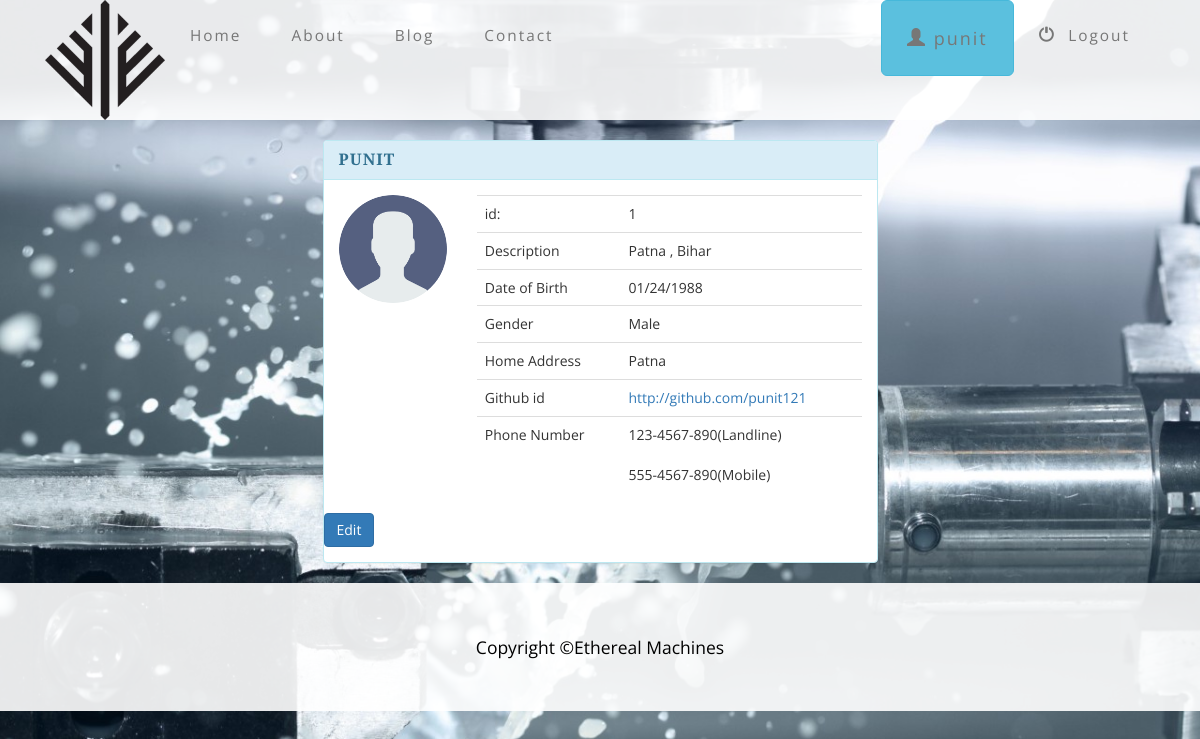
/profile/1/ (signed in), run on an earlier commit of the app's database.
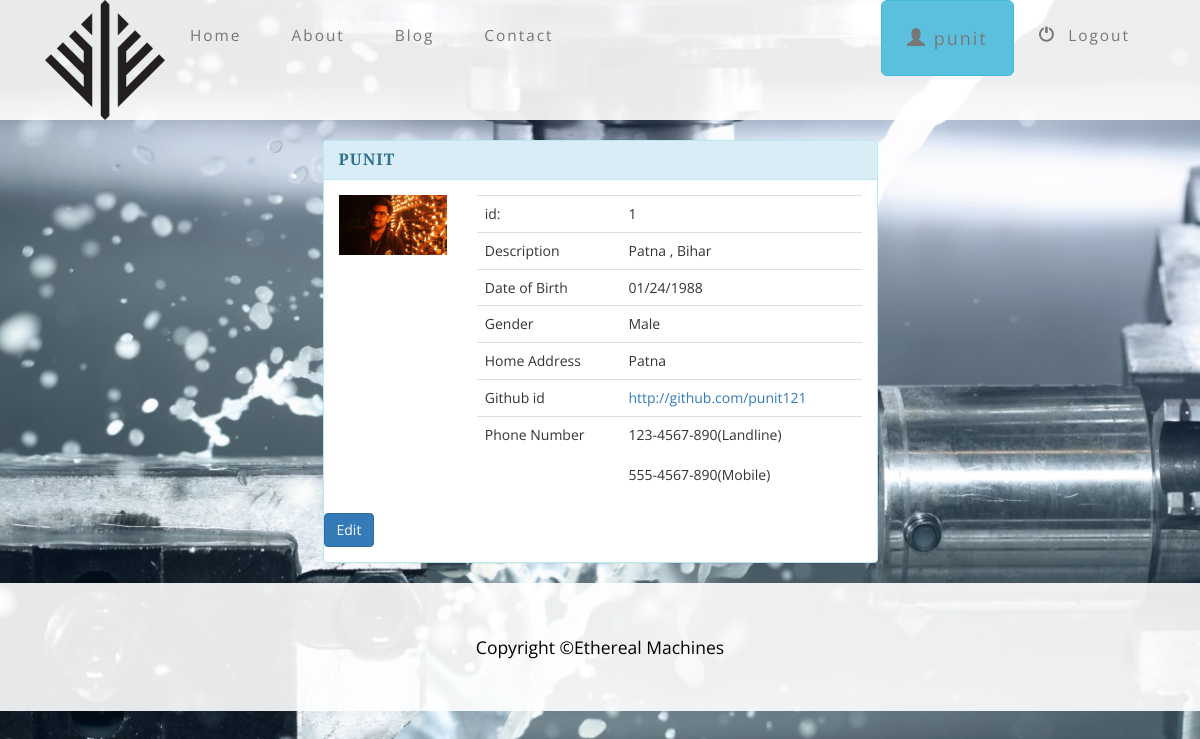
And on a later commit of the database.
### website/models.py (models this page shows, shortened)
class Profile(models.Model):
    user = models.OneToOneField(User, default=1,related_name='profile')
    description = models.CharField(max_length=100, default='')
    city = models.CharField(max_length=100, default='')
    website = models.URLField(default='')
    phone = models.IntegerField(default=0)
    image = models.ImageField()

### website/views.py (the view)
# urls.py: url(r'^profile/(?P<profile_id>[0-9]+)/$', views.view_profile, name='view_profile'),
def view_profile(request,profile_id):
    if not request.user.is_authenticated():
        return render(request, 'website/index.html')
    else:
        user = request.user
        profile = Profile.objects.filter(user=request.user)
        return render(request, 'website/profile.html', {'profile': profile} )

### website/templates/website/profile.html (shortened to what this page needs)
{% extends 'website/base.html' %}
{% load staticfiles %}
{% block body %}
<div class="container">
      <div class="row">
        <div class="col-xs-12 col-sm-12 col-md-6 col-lg-6 col-xs-offset-0 col-sm-offset-0 col-md-offset-3 col-lg-offset-3 toppad" >
          <div class="panel panel-info">
            <div class="panel-heading">
              <h3 class="panel-title">{{ user }}</h3>
            </div>
            <div class="panel-body">
              <div class="row">
            {% if profile %}
               {% for p in profile %}
               		{% if p.image %}
             			<div class="col-md-3 col-lg-3 " align="center"> <img alt="User Pic" src="{{p.image.url}}" class="img-responsive"> </div>
             		{% else %}
             			<div class="col-md-3 col-lg-3 " align="center"> <img alt="User Pic" src="{% static 'website/img/user.png' %}" class="img-circle img-responsive"> </div>
             		{% endif %}
                <div class=" col-md-9 col-lg-9 ">
                  <table class="table table-user-information">
                    <tbody>
                      <tr>
                        <td>id:</td>
                        <td>{{ p.id }}</td>
                      </tr>
                      <tr>
                        <td>Description</td>
                        <td> {{ p.description }} </td>
                      </tr>
                      <tr>
                        <td>Date of Birth</td>
                        <td>01/24/1988</td>
                      </tr>
                         <tr>
                             <tr>
                        <td>Gender</td>
                        <td>Male</td>
                      </tr>
                        <tr>
                        <td>Home Address</td>
                        <td>{{p.city}}</td>
                      </tr>
                      <tr>
                        <td>Github id</td>
                        <td><a href="mailto:info@support.com">{{p.website}}</a></td>
                      </tr>
                        <td>Phone Number</td>
                        <td>123-4567-890(Landline)<br><br>555-4567-890(Mobile)
                        </td>
                      </tr>
                    </tbody>
                  </table>
                </div>
                {% endfor %}
            {% endif %}
                <a href="{% url 'website:edit_profile' user.id %}" class="btn btn-primary"> Edit </a>
              </div>
            </div>
          </div>
        </div>
      </div>
    </div>
    {% include 'website/footer.html' %}
{% endblock %}

### website/templates/website/base.html (shortened to what this page needs)
<!DOCTYPE html>
<html lang="en">
<head>
    {% load staticfiles %}
    <link href="{% static 'website/css/bootstrap.min.css' %}" rel="stylesheet">
    <link href="{% static 'website/css/business-casual.css' %}" rel="stylesheet">
    </head>
    {% block content %}
    <body>
        <nav class="navbar navbar-default" role="navigation">
            <div class="container">
                <div class="collapse navbar-collapse" id="bs-example-navbar-collapse-1">
                    <ul class="nav navbar-nav navbar-left">
                        <li>
                            <img src="{% static 'website/img/ethereal-logo.png' %}" alt="" height="120" >
                        </li>
                    </ul>
                    <ul class="nav navbar-nav">
                        <li>
                            <a href="{% url 'website:index' %}#start">Home</a>
                        </li>
                        <li>
                            <a href="{% url 'website:about' %}">About</a>
                        </li>
                        <li>
                            <a href="{% url 'website:blog' %}">Blog</a>
                        </li>
                        <li>
                            <a href="{% url 'website:contact' %}">Contact</a>
                        </li>
                    </ul>
                    <ul class="nav navbar-nav navbar-right">
                        {% if user.is_authenticated %}
                        <li>
                            <a href="{% url 'website:view_profile' user.id %}" class="btn btn-info btn-lg">
                                <span class="glyphicon glyphicon-user"></span> {{ user }}
                            </a>
                        </li>
                        <li>
                            <a href="{% url 'website:logout_user' %}">
                            <span class="glyphicon glyphicon-off" ></span>&nbsp; Logout
                            </a>
                        </li>
                        {% endif %}
                    </ul>
                </div>
            </div>
        </nav>
        {% block body %}
        {% endblock %}
    </body>
    {% endblock content %}
    </html>

### website/templates/website/footer.html
<footer>
        <div class="container">
            <div class="row">
                <div class="col-lg-12 text-center">
                    <p>Copyright &copy;Ethereal Machines</p>
                </div>
            </div>
        </div>
</footer>

### website/static/website/css/business-casual.css (style rules this page uses)
body { font-family: "Open Sans","Helvetica Neue",Helvetica,Arial,sans-serif; background: url('../img/bg.jpg') no-repeat center center fixed; -webkit-background-size: cover; -moz-background-size: cover; background-size: cover; -o-background-size: cover; }
h1, h2, h3, h4, h5, h6 { text-transform: uppercase; font-family: "Josefin Slab","Helvetica Neue",Helvetica,Arial,sans-serif; font-weight: 700; letter-spacing: 1px; }
p { font-size: 1.25em; line-height: 1.6; color: #000; }
.navbar-nav { font-weight: 400; letter-spacing: 2px; }
footer { background: #fff; background: rgba(255,255,255,0.9); }
footer p { margin: 0; padding: 50px 0; }
@media screen and (min-width:768px) { .navbar { border-radius: 0; } }
@media screen and (min-width:768px) { .navbar { min-height: 0; } }
@media screen and (min-width:768px) { .navbar-default { border: none; background: #fff; background: rgba(255,255,255,0.9); } }
@media screen and (min-width:768px) { .nav>li>a { padding: 25px; } }
@media screen and (min-width:768px) { .navbar-nav>li>a { line-height: normal; } }
@media screen and (min-width:768px) { .navbar-nav { margin: 0 auto; font-size: 1.1em; } }

What changed in the data, as far as the page shows it:
changed Profile "Patna , Bihar": image empty → "aam_jF8Mhig.jpg" (drawn); image: picture added
